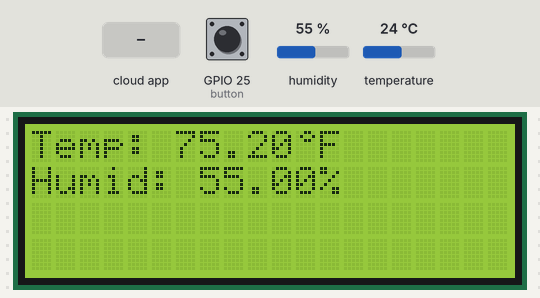
Bench run of a sketch on a simulated ESP32. On the bench: 20×4 character LCD. The test bench sets the inputs (shaded band); at power-on: humidity 55 %, temperature 24 °C, GPIO 25 (button) LOW. WiFi joins after 1.5 s; servers stay silent unless stated; the local clock reads 2024-03-15 10:24:30 at power-on unless the sketch sets it; the Firebase database answers and starts empty; what the sketch prints to the serial monitor is not drawn.

Above: at 3.4 s.
3.5 s: the phone or cloud app sets type to 0
At 5.5 s:
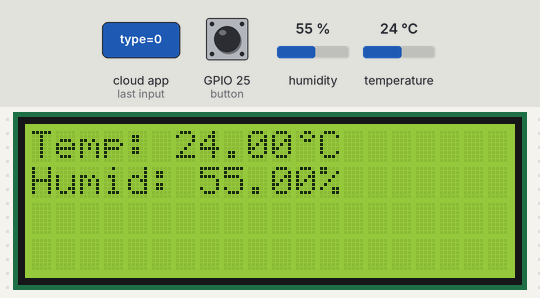
5.8 s: humidity set to 22 %
At 8.7 s:
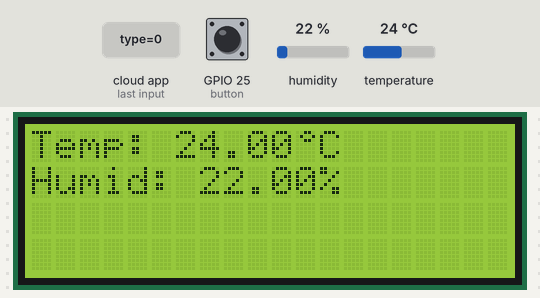
9.2 s: temperature set to 12 °C
At 10.9 s:
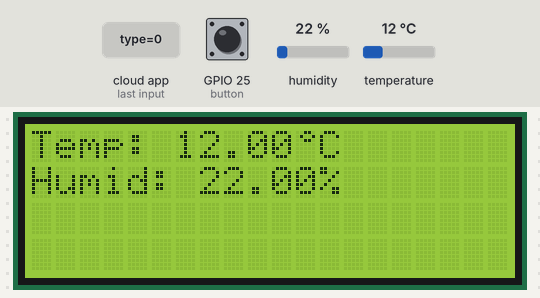
11.6 s: the phone or cloud app sets type to 1
At 13.1 s:
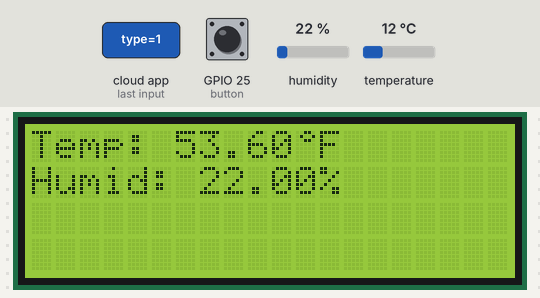
13.6 s: humidity set to 40 %
At 16.2 s:
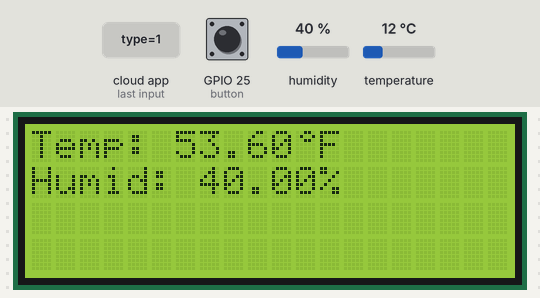
17.0 s: temperature set to 19 °C
At 18.4 s:
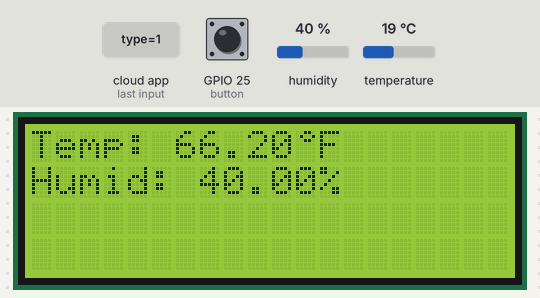
Timing chart, 0 to 20.0 s (numbered marks = the images above; inputs shaded):
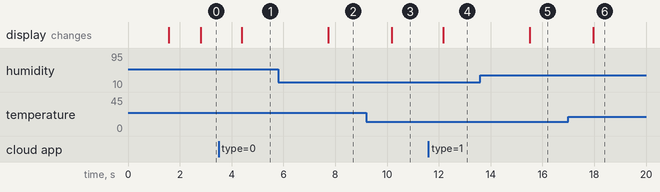

Measured:
- after the input at 3.5 s, the display: changes after 0.89 s (image 1)
- after the input at 5.8 s, the display: changes after 1.9 s (image 2)
- after the input at 9.2 s, the display: changes after 0.98 s (image 3)
- after the input at 11.6 s, the display: changes after 0.57 s (image 4)
- after the input at 13.6 s, the display: changes after 1.9 s (image 5)
- after the input at 17.0 s, the display: changes after 0.96 s (image 6)

The sketch:

IoT_SmartDoor.ino
```cpp
#include "connWifi.h"
#include "lcd.h"
// #include "currentTime.h"

using namespace std;

// Init Firebase
int postId = 0;
FirebaseData firebaseData;
FirebaseJson jsonData;

// Init type of Temperature
TypeTemp type = TypeTemp::Fahrenheit;

// Init button alertTemp
int button = 25;
int buttonPressTime = 0;

// Init check alertTemp
bool alertTemp = false;

// void pushTimeToFirebase(struct tm *timeinfo)
// {
//   // Format the time and date strings
//   char timeStr[30];
//   strftime(timeStr, sizeof(timeStr), "%H:%M:%S %d/%m/%Y   %Z", timeinfo);

//   // Add the formatted strings to JSON
//   jsonData.add("alertTemp", timeStr);
//   if (Firebase.pushJSON(firebaseData, "/history/", jsonData))
//     Serial.println("Time data sent to Firebase successfully");
//   else
//   {
//     Serial.println("Failed to send time data to Firebase");
//     Serial.println(firebaseData.errorReason());
//   }
// }

void printLocalTime()
{
  struct tm timeinfo;
  if (!getLocalTime(&timeinfo))
  {
    Serial.println("Failed to obtain time");
    return;
  }
  // Push time and date data to Firebase
  // pushTimeToFirebase(&timeinfo);
}

void setup()
{
  Serial.begin(115200);

  // connect to Wifi Wokwi-Guest
  connectWifi();

  // connect to DHT22
  dht.begin();

  // set up for firebase
  Firebase.begin(FIREBASE_HOST, FIREBASE_AUTH);
  Firebase.reconnectWiFi(true);
  Firebase.setReadTimeout(firebaseData, 1000 * 60);
  Firebase.setwriteSizeLimit(firebaseData, "tiny");
  if (Firebase.ready())
    Serial.println("Connected to Firebase");
  else
    Serial.println("Not connected to Firebase");

  // set up button alertTemp
  pinMode(button, INPUT);

  // Init
  lcd.init();
  lcd.backlight();

  // Print something
  lcd.setCursor(3, 0);
  lcd.print("LCD Start");

  // set up init parameters
  Firebase.setBool(firebaseData, "/door/tempAlert", alertTemp);
  Firebase.setBool(firebaseData, "/env/type", type);
  Firebase.setFloat(firebaseData, "/env/temperature", 0);
  Firebase.setFloat(firebaseData, "/env/humidity", 0);

  // set up time
  configTime(UTC_OFFSET, UTC_OFFSET_DST, NTP_SERVER);
}

void loop()
{
  jsonData.clear();
  bool buttonState = digitalRead(button);
  // set alert when button is pressed
  if (buttonState == HIGH)
  {
    if (millis() - buttonPressTime > 5000 || alertTemp)
    {
      LCDalert();
      Firebase.setBool(firebaseData, "/door/tempAlert", true);
      Serial.println("alert temp done");
    }
  }
  else
  {
    if (Firebase.getBool(firebaseData, "/door/tempAlert"))
    {
      alertTemp = firebaseData.boolData();
      if (!alertTemp)
      {
        // get data from firebase
        if (Firebase.getBool(firebaseData, "/env/type"))
        {
          TypeTemp newType = (TypeTemp)firebaseData.boolData();
          if (newType != type)
          {
            // set type of temperature
            type = newType;
            // setLCD(temp, humid, type);
            Serial.println("set new type of temperature done");
          }
        }
        float humid = humidity();
        float temp = temperature(type);
        if (Firebase.getFloat(firebaseData, "/env/temperature"))
        {
          float oldTemp = firebaseData.floatData();
          if (oldTemp != temp)
          {
            // push Temperature
            Firebase.setFloat(firebaseData, "/env/temperature", temp);
            if (setLCD(temp, humid, type) != 0)
            {
              Firebase.setBool(firebaseData, "/door/tempAlert", true);
              Serial.println("Alert Temp done");
            }
          }
        }
        if (Firebase.getFloat(firebaseData, "/env/humidity"))
        {
          float oldHumid = firebaseData.floatData();
          if (oldHumid != humid)
          {
            // push Humidity
            Firebase.setFloat(firebaseData, "/env/humidity", humid);
            setLCD(temp, humid, type);
            Serial.println("set new humidity done");
          }
        }
      }
    }
    printLocalTime();
    buttonPressTime = millis();
  }
}
```

connWifi.h
```cpp
#include <WiFi.h>

void connectWifi()
{
  WiFi.begin("Wokwi-GUEST", "");

  while (WiFi.status() != WL_CONNECTED)
  {
    Serial.print(".");
    delay(250);
  }

  Serial.println("");

  Serial.println("WiFi connected");

  Serial.print("IP address: ");

  Serial.println(WiFi.localIP());
}
```

define.h
```cpp
#include <Wire.h>
#include <LiquidCrystal_I2C.h>
#include <string>
#include <sstream>
#include <iomanip>
#include <Arduino.h>
#include <FirebaseESP32.h>
#include <ctime>
#include <iostream>

using namespace std;

enum TypeTemp
{
    Cescius = false,
    Fahrenheit = true,
};

// FireBase
#define FIREBASE_HOST "https://testfirebase-165c4-default-rtdb.asia-southeast1.firebasedatabase.app/"
#define FIREBASE_AUTH "AIzaSyC3HBYPCoFbrjZUk7O-XpU6YNw_vVnC_Xc"

// LCD
#define I2C_ADDR 0x27
#define LCD_COLUMNS 20
#define LCD_LINES 4

// Time
#define NTP_SERVER     "pool.ntp.org"
#define UTC_OFFSET     0
#define UTC_OFFSET_DST 0
```

humidTemp.h
```cpp
#include "DHT.h"
#include "define.h"

// Init DHT
const int dhtPin = 22;
const int dhtType = DHT22; // Type of dht

static DHT dht(dhtPin, dhtType);


float humidity()
{
  float humid = dht.readHumidity();
  return humid;
}

float temperature(TypeTemp type)
{
  float temp = dht.readTemperature(type);
  return temp;
}
```

lcd.h
```cpp
#include "humidTemp.h"

static LiquidCrystal_I2C lcd(I2C_ADDR, LCD_COLUMNS, LCD_LINES);

int postID = 0;

byte degreeSymbol[8] = {
    B00110,
    B01001,
    B00110,
    B00000,
    B00000,
    B00000,
    B00000,
    B00000};

void LCDalert()
{
    lcd.clear();
    lcd.setCursor(3, 0);
    lcd.print("DANGEROUS!");
}

void LCDreset()
{
    postID = 0;
}

int setLCD(float temp, float humid, TypeTemp type)
{
    if (type == TypeTemp::Fahrenheit && temp > 150)
    {
        postID++;
    }
    if (type == TypeTemp::Cescius && temp > 60)
    {
        postID++;
    }
    if (postID == 0)
    {
        ostringstream stream;
        stream << fixed << setprecision(2) << temp;

        string strTemp;
        strTemp = "Temp: " + stream.str();

        lcd.clear();
        const char *buffer = strTemp.c_str();
        lcd.createChar(1, degreeSymbol);
        lcd.setCursor(0, 0);
        lcd.print(buffer);
        lcd.write(1);
        if (type == TypeTemp::Fahrenheit)
            lcd.print("F");
        else
            lcd.print("C");

        stream.str("");
        stream << fixed << setprecision(2) << humid;
        string strHumid = "Humid: " + stream.str() + "%";
        buffer = strHumid.c_str();
        lcd.setCursor(0, 1);
        lcd.print(buffer);
    }
    else
        LCDalert();

    return postID;
}
```
